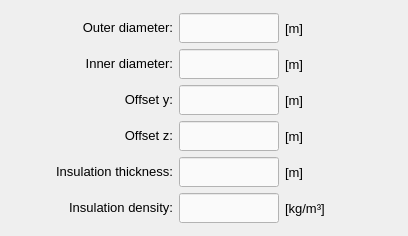
           <widget class="QWidget" name="tab_section_parameters">
            <attribute name="title">
             <string>Section parameters</string>
            </attribute>
            <layout class="QGridLayout" name="gridLayout_9">
             <property name="leftMargin">
              <number>4</number>
             </property>
             <property name="topMargin">
              <number>4</number>
             </property>
             <property name="rightMargin">
              <number>4</number>
             </property>
             <property name="bottomMargin">
              <number>4</number>
             </property>
             <property name="spacing">
              <number>4</number>
             </property>
             <item row="0" column="5">
              <widget class="QFrame" name="frame_8">
               <property name="frameShape">
                <enum>QFrame::NoFrame</enum>
               </property>
               <property name="frameShadow">
                <enum>QFrame::Raised</enum>
               </property>
               <layout class="QGridLayout" name="gridLayout_15">
                <item row="0" column="0">
                 <spacer name="horizontalSpacer_5">
                  <property name="orientation">
                   <enum>Qt::Horizontal</enum>
                  </property>
                  <property name="sizeHint" stdset="0">
                   <size>
                    <width>40</width>
                    <height>20</height>
                   </size>
                  </property>
                 </spacer>
                </item>
                <item row="1" column="2">
                 <widget class="QLineEdit" name="lineEdit_inner_diameter">
                  <property name="enabled">
                   <bool>true</bool>
                  </property>
                  <property name="minimumSize">
                   <size>
                    <width>100</width>
                    <height>30</height>
                   </size>
                  </property>
                  <property name="maximumSize">
                   <size>
                    <width>100</width>
                    <height>30</height>
                   </size>
                  </property>
                  <property name="sizeIncrement">
                   <size>
                    <width>0</width>
                    <height>26</height>
                   </size>
                  </property>
                  <property name="font">
                   <font>
                    <pointsize>10</pointsize>
                   </font>
                  </property>
                  <property name="focusPolicy">
                   <enum>Qt::ClickFocus</enum>
                  </property>
                  <property name="styleSheet">
                   <string notr="true">QLineEdit{color: rgb(0, 0, 0); background-color: rgb(250, 250, 250)}
QLineEdit:disabled{color: rgb(100, 100, 100); background-color: rgb(240, 240, 240)}</string>
                  </property>
                  <property name="alignment">
                   <set>Qt::AlignCenter</set>
                  </property>
                 </widget>
                </item>
                <item row="2" column="1">
                 <widget class="QLabel" name="label_offset_y">
                  <property name="enabled">
                   <bool>true</bool>
                  </property>
                  <property name="minimumSize">
                   <size>
                    <width>120</width>
                    <height>30</height>
                   </size>
                  </property>
                  <property name="maximumSize">
                   <size>
                    <width>140</width>
                    <height>30</height>
                   </size>
                  </property>
                  <property name="font">
                   <font>
                    <pointsize>10</pointsize>
                   </font>
                  </property>
                  <property name="mouseTracking">
                   <bool>true</bool>
                  </property>
                  <property name="text">
                   <string>&lt;html&gt;&lt;head/&gt;&lt;body&gt;&lt;p align=&quot;right&quot;&gt;Offset y:&lt;/p&gt;&lt;/body&gt;&lt;/html&gt;</string>
                  </property>
                  <property name="alignment">
                   <set>Qt::AlignRight|Qt::AlignTrailing|Qt::AlignVCenter</set>
                  </property>
                 </widget>
                </item>
                <item row="2" column="2">
                 <widget class="QLineEdit" name="lineEdit_offset_y">
                  <property name="enabled">
                   <bool>true</bool>
                  </property>
                  <property name="minimumSize">
                   <size>
                    <width>100</width>
                    <height>30</height>
                   </size>
                  </property>
                  <property name="maximumSize">
                   <size>
                    <width>100</width>
                    <height>30</height>
                   </size>
                  </property>
                  <property name="sizeIncrement">
                   <size>
                    <width>0</width>
                    <height>26</height>
                   </size>
                  </property>
                  <property name="font">
                   <font>
                    <pointsize>10</pointsize>
                   </font>
                  </property>
                  <property name="focusPolicy">
                   <enum>Qt::ClickFocus</enum>
                  </property>
                  <property name="styleSheet">
                   <string notr="true">QLineEdit{color: rgb(0, 0, 0); background-color: rgb(250, 250, 250)}
QLineEdit:disabled{color: rgb(100, 100, 100); background-color: rgb(240, 240, 240)}</string>
                  </property>
                  <property name="alignment">
                   <set>Qt::AlignCenter</set>
                  </property>
                 </widget>
                </item>
                <item row="3" column="1">
                 <widget class="QLabel" name="label_offset_z">
                  <property name="enabled">
                   <bool>true</bool>
                  </property>
                  <property name="minimumSize">
                   <size>
                    <width>120</width>
                    <height>30</height>
                   </size>
                  </property>
                  <property name="maximumSize">
                   <size>
                    <width>140</width>
                    <height>30</height>
                   </size>
                  </property>
                  <property name="font">
                   <font>
                    <pointsize>10</pointsize>
                   </font>
                  </property>
                  <property name="mouseTracking">
                   <bool>true</bool>
                  </property>
                  <property name="text">
                   <string>&lt;html&gt;&lt;head/&gt;&lt;body&gt;&lt;p align=&quot;right&quot;&gt;Offset z:&lt;/p&gt;&lt;/body&gt;&lt;/html&gt;</string>
                  </property>
                  <property name="alignment">
                   <set>Qt::AlignRight|Qt::AlignTrailing|Qt::AlignVCenter</set>
                  </property>
                 </widget>
                </item>
                <item row="3" column="2">
                 <widget class="QLineEdit" name="lineEdit_offset_z">
                  <property name="enabled">
                   <bool>true</bool>
                  </property>
                  <property name="minimumSize">
                   <size>
                    <width>100</width>
                    <height>30</height>
                   </size>
                  </property>
                  <property name="maximumSize">
                   <size>
                    <width>100</width>
                    <height>30</height>
                   </size>
                  </property>
                  <property name="sizeIncrement">
                   <size>
                    <width>0</width>
                    <height>26</height>
                   </size>
                  </property>
                  <property name="font">
                   <font>
                    <pointsize>10</pointsize>
                   </font>
                  </property>
                  <property name="focusPolicy">
                   <enum>Qt::ClickFocus</enum>
                  </property>
                  <property name="styleSheet">
                   <string notr="true">QLineEdit{color: rgb(0, 0, 0); background-color: rgb(250, 250, 250)}
QLineEdit:disabled{color: rgb(100, 100, 100); background-color: rgb(240, 240, 240)}</string>
                  </property>
                  <property name="alignment">
                   <set>Qt::AlignCenter</set>
                  </property>
                 </widget>
                </item>
                <item row="2" column="3">
                 <widget class="QLabel" name="label_130">
                  <property name="enabled">
                   <bool>true</bool>
                  </property>
                  <property name="minimumSize">
                   <size>
                    <width>40</width>
                    <height>30</height>
                   </size>
                  </property>
                  <property name="maximumSize">
                   <size>
                    <width>100</width>
                    <height>30</height>
                   </size>
                  </property>
                  <property name="font">
                   <font>
                    <pointsize>10</pointsize>
                   </font>
                  </property>
                  <property name="mouseTracking">
                   <bool>true</bool>
                  </property>
                  <property name="text">
                   <string>[m]</string>
                  </property>
                  <property name="alignment">
                   <set>Qt::AlignLeading|Qt::AlignLeft|Qt::AlignVCenter</set>
                  </property>
                 </widget>
                </item>
                <item row="1" column="3">
                 <widget class="QLabel" name="label_129">
                  <property name="enabled">
                   <bool>true</bool>
                  </property>
                  <property name="minimumSize">
                   <size>
                    <width>40</width>
                    <height>30</height>
                   </size>
                  </property>
                  <property name="maximumSize">
                   <size>
                    <width>100</width>
                    <height>30</height>
                   </size>
                  </property>
                  <property name="font">
                   <font>
                    <pointsize>10</pointsize>
                   </font>
                  </property>
                  <property name="mouseTracking">
                   <bool>true</bool>
                  </property>
                  <property name="text">
                   <string>[m]</string>
                  </property>
                  <property name="alignment">
                   <set>Qt::AlignLeading|Qt::AlignLeft|Qt::AlignVCenter</set>
                  </property>
                 </widget>
                </item>
                <item row="3" column="3">
                 <widget class="QLabel" name="label_132">
                  <property name="enabled">
                   <bool>true</bool>
                  </property>
                  <property name="minimumSize">
                   <size>
                    <width>40</width>
                    <height>30</height>
                   </size>
                  </property>
                  <property name="maximumSize">
                   <size>
                    <width>100</width>
                    <height>30</height>
                   </size>
                  </property>
                  <property name="font">
                   <font>
                    <pointsize>10</pointsize>
                   </font>
                  </property>
                  <property name="mouseTracking">
                   <bool>true</bool>
                  </property>
                  <property name="text">
                   <string>[m]</string>
                  </property>
                  <property name="alignment">
                   <set>Qt::AlignLeading|Qt::AlignLeft|Qt::AlignVCenter</set>
                  </property>
                 </widget>
                </item>
                <item row="1" column="1">
                 <widget class="QLabel" name="label_inner_diameter">
                  <property name="enabled">
                   <bool>true</bool>
                  </property>
                  <property name="minimumSize">
                   <size>
                    <width>120</width>
                    <height>30</height>
                   </size>
                  </property>
                  <property name="maximumSize">
                   <size>
                    <width>140</width>
                    <height>30</height>
                   </size>
                  </property>
                  <property name="font">
                   <font>
                    <pointsize>10</pointsize>
                   </font>
                  </property>
                  <property name="mouseTracking">
                   <bool>true</bool>
                  </property>
                  <property name="text">
                   <string>&lt;html&gt;&lt;head/&gt;&lt;body&gt;&lt;p align=&quot;right&quot;&gt;Inner diameter:&lt;/p&gt;&lt;/body&gt;&lt;/html&gt;</string>
                  </property>
                  <property name="alignment">
                   <set>Qt::AlignRight|Qt::AlignTrailing|Qt::AlignVCenter</set>
                  </property>
                 </widget>
                </item>
                <item row="0" column="3">
                 <widget class="QLabel" name="label_128">
                  <property name="enabled">
                   <bool>true</bool>
                  </property>
                  <property name="minimumSize">
                   <size>
                    <width>40</width>
                    <height>30</height>
                   </size>
                  </property>
                  <property name="maximumSize">
                   <size>
                    <width>100</width>
                    <height>30</height>
                   </size>
                  </property>
                  <property name="font">
                   <font>
                    <pointsize>10</pointsize>
                   </font>
                  </property>
                  <property name="mouseTracking">
                   <bool>true</bool>
                  </property>
                  <property name="text">
                   <string>[m]</string>
                  </property>
                  <property name="alignment">
                   <set>Qt::AlignLeading|Qt::AlignLeft|Qt::AlignVCenter</set>
                  </property>
                 </widget>
                </item>
                <item row="0" column="1">
                 <widget class="QLabel" name="label_outer_diameter">
                  <property name="enabled">
                   <bool>true</bool>
                  </property>
                  <property name="minimumSize">
                   <size>
                    <width>120</width>
                    <height>30</height>
                   </size>
                  </property>
                  <property name="maximumSize">
                   <size>
                    <width>140</width>
                    <height>30</height>
                   </size>
                  </property>
                  <property name="font">
                   <font>
                    <pointsize>10</pointsize>
                   </font>
                  </property>
                  <property name="mouseTracking">
                   <bool>true</bool>
                  </property>
                  <property name="text">
                   <string>&lt;html&gt;&lt;head/&gt;&lt;body&gt;&lt;p align=&quot;right&quot;&gt;Outer diameter:&lt;/p&gt;&lt;/body&gt;&lt;/html&gt;</string>
                  </property>
                  <property name="alignment">
                   <set>Qt::AlignRight|Qt::AlignTrailing|Qt::AlignVCenter</set>
                  </property>
                 </widget>
                </item>
                <item row="0" column="2">
                 <widget class="QLineEdit" name="lineEdit_outer_diameter">
                  <property name="enabled">
                   <bool>true</bool>
                  </property>
                  <property name="minimumSize">
                   <size>
                    <width>100</width>
                    <height>30</height>
                   </size>
                  </property>
                  <property name="maximumSize">
                   <size>
                    <width>100</width>
                    <height>30</height>
                   </size>
                  </property>
                  <property name="sizeIncrement">
                   <size>
                    <width>0</width>
                    <height>26</height>
                   </size>
                  </property>
                  <property name="font">
                   <font>
                    <pointsize>10</pointsize>
                   </font>
                  </property>
                  <property name="focusPolicy">
                   <enum>Qt::ClickFocus</enum>
                  </property>
                  <property name="styleSheet">
                   <string notr="true">QLineEdit{color: rgb(0, 0, 0); background-color: rgb(250, 250, 250)}
QLineEdit:disabled{color: rgb(100, 100, 100); background-color: rgb(240, 240, 240)}</string>
                  </property>
                  <property name="alignment">
                   <set>Qt::AlignCenter</set>
                  </property>
                 </widget>
                </item>
                <item row="4" column="2">
                 <widget class="QLineEdit" name="lineEdit_insulation_thickness">
                  <property name="enabled">
                   <bool>true</bool>
                  </property>
                  <property name="minimumSize">
                   <size>
                    <width>100</width>
                    <height>30</height>
                   </size>
                  </property>
                  <property name="maximumSize">
                   <size>
                    <width>100</width>
                    <height>30</height>
                   </size>
                  </property>
                  <property name="sizeIncrement">
                   <size>
                    <width>0</width>
                    <height>26</height>
                   </size>
                  </property>
                  <property name="font">
                   <font>
                    <pointsize>10</pointsize>
                   </font>
                  </property>
                  <property name="focusPolicy">
                   <enum>Qt::ClickFocus</enum>
                  </property>
                  <property name="styleSheet">
                   <string notr="true">QLineEdit{color: rgb(0, 0, 0); background-color: rgb(250, 250, 250)}
QLineEdit:disabled{color: rgb(100, 100, 100); background-color: rgb(240, 240, 240)}</string>
                  </property>
                  <property name="alignment">
                   <set>Qt::AlignCenter</set>
                  </property>
                 </widget>
                </item>
                <item row="4" column="3">
                 <widget class="QLabel" name="label_133">
                  <property name="enabled">
                   <bool>true</bool>
                  </property>
                  <property name="minimumSize">
                   <size>
                    <width>40</width>
                    <height>30</height>
                   </size>
                  </property>
                  <property name="maximumSize">
                   <size>
                    <width>100</width>
                    <height>30</height>
                   </size>
                  </property>
                  <property name="font">
                   <font>
                    <pointsize>10</pointsize>
                   </font>
                  </property>
                  <property name="mouseTracking">
                   <bool>true</bool>
                  </property>
                  <property name="text">
                   <string>[m]</string>
                  </property>
                  <property name="alignment">
                   <set>Qt::AlignLeading|Qt::AlignLeft|Qt::AlignVCenter</set>
                  </property>
                 </widget>
                </item>
                <item row="5" column="3">
                 <widget class="QLabel" name="label_131">
                  <property name="enabled">
                   <bool>true</bool>
                  </property>
                  <property name="minimumSize">
                   <size>
                    <width>70</width>
                    <height>30</height>
                   </size>
                  </property>
                  <property name="maximumSize">
                   <size>
                    <width>100</width>
                    <height>30</height>
                   </size>
                  </property>
                  <property name="font">
                   <font>
                    <pointsize>10</pointsize>
                   </font>
                  </property>
                  <property name="mouseTracking">
                   <bool>true</bool>
                  </property>
                  <property name="text">
                   <string>[kg/m³]</string>
                  </property>
                  <property name="alignment">
                   <set>Qt::AlignLeading|Qt::AlignLeft|Qt::AlignVCenter</set>
                  </property>
                 </widget>
                </item>
                <item row="5" column="2">
                 <widget class="QLineEdit" name="lineEdit_insulation_density">
                  <property name="enabled">
                   <bool>true</bool>
                  </property>
                  <property name="minimumSize">
                   <size>
                    <width>100</width>
                    <height>30</height>
                   </size>
                  </property>
                  <property name="maximumSize">
                   <size>
                    <width>100</width>
                    <height>30</height>
                   </size>
                  </property>
                  <property name="sizeIncrement">
                   <size>
                    <width>0</width>
                    <height>26</height>
                   </size>
                  </property>
                  <property name="font">
                   <font>
                    <pointsize>10</pointsize>
                   </font>
                  </property>
                  <property name="focusPolicy">
                   <enum>Qt::ClickFocus</enum>
                  </property>
                  <property name="styleSheet">
                   <string notr="true">QLineEdit{color: rgb(0, 0, 0); background-color: rgb(250, 250, 250)}
QLineEdit:disabled{color: rgb(100, 100, 100); background-color: rgb(240, 240, 240)}</string>
                  </property>
                  <property name="alignment">
                   <set>Qt::AlignCenter</set>
                  </property>
                 </widget>
                </item>
                <item row="5" column="1">
                 <widget class="QLabel" name="label_insulation_density">
                  <property name="enabled">
                   <bool>true</bool>
                  </property>
                  <property name="minimumSize">
                   <size>
                    <width>120</width>
                    <height>30</height>
                   </size>
                  </property>
                  <property name="maximumSize">
                   <size>
                    <width>140</width>
                    <height>30</height>
                   </size>
                  </property>
                  <property name="font">
                   <font>
                    <pointsize>10</pointsize>
                   </font>
                  </property>
                  <property name="mouseTracking">
                   <bool>true</bool>
                  </property>
                  <property name="text">
                   <string>&lt;html&gt;&lt;head/&gt;&lt;body&gt;&lt;p align=&quot;right&quot;&gt;Insulation density:&lt;/p&gt;&lt;/body&gt;&lt;/html&gt;</string>
                  </property>
                  <property name="alignment">
                   <set>Qt::AlignRight|Qt::AlignTrailing|Qt::AlignVCenter</set>
                  </property>
                 </widget>
                </item>
                <item row="4" column="1">
                 <widget class="QLabel" name="label_insulationthickness">
                  <property name="enabled">
                   <bool>true</bool>
                  </property>
                  <property name="minimumSize">
                   <size>
                    <width>120</width>
                    <height>30</height>
                   </size>
                  </property>
                  <property name="maximumSize">
                   <size>
                    <width>140</width>
                    <height>30</height>
                   </size>
                  </property>
                  <property name="font">
                   <font>
                    <pointsize>10</pointsize>
                   </font>
                  </property>
                  <property name="mouseTracking">
                   <bool>true</bool>
                  </property>
                  <property name="text">
                   <string>&lt;html&gt;&lt;head/&gt;&lt;body&gt;&lt;p align=&quot;right&quot;&gt;Insulation thickness:&lt;/p&gt;&lt;/body&gt;&lt;/html&gt;</string>
                  </property>
                  <property name="alignment">
                   <set>Qt::AlignRight|Qt::AlignTrailing|Qt::AlignVCenter</set>
                  </property>
                 </widget>
                </item>
                <item row="0" column="4">
                 <spacer name="horizontalSpacer_6">
                  <property name="orientation">
                   <enum>Qt::Horizontal</enum>
                  </property>
                  <property name="sizeHint" stdset="0">
                   <size>
                    <width>40</width>
                    <height>20</height>
                   </size>
                  </property>
                 </spacer>
                </item>
               </layout>
              </widget>
             </item>
            </layout>
           </widget>
